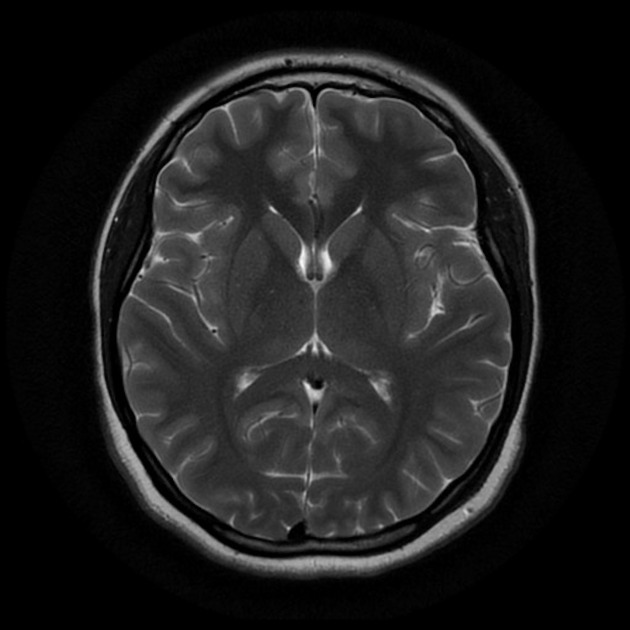
#> input picture data/brain_tumor_dataset/no/1 no.jpeg, 630 x 630 px
$ python -i image_features.py   (imports and definitions only)   (older library calls are emulated)
#> lines starting #> are read from the running program, lines starting #| are printed output that depends on the picture
#> further down, picture is the input picture: shape (630, 630, 3); min 0, max 248, mean 29.7
import numpy as np
from skimage import io, color, img_as_ubyte
from skimage.filters import gaussian, sobel, prewitt, gabor
from skimage.filters.rank import entropy as entropy_filter
from skimage.morphology import disk
from skimage.feature import greycomatrix, greycoprops


def _glcm_features_matrix(img, name_prefix):
    """Compute GLCM features for one 2D greyscale image."""
    img_uint8 = img_as_ubyte(img)

    distances = [1]
    angles = [0, np.pi / 4, np.pi / 2, 3 * np.pi / 4]
    glcm = greycomatrix(
        img_uint8,
        distances=distances,
        angles=angles,
        levels=256,
        symmetric=True,
        normed=True,
    )

    props = ["contrast", "dissimilarity", "homogeneity", "ASM", "energy", "correlation"]
    feats = {}

    for prop in props:
        vals = greycoprops(glcm, prop)[0]  # shape (1, n_angles) -> (n_angles,)
        for i, angle in enumerate(["0", "45", "90", "135"]):
            feats[f"{name_prefix}_glcm_{prop}_{angle}"] = float(vals[i])

    return feats


def compute_image_features_from_array(img_array):
    """
    Input: img_array: 2D or 3D numpy array
    Output: dict {feature_name: value}
    This **must** match your Silver-layer feature logic and naming.
    """

    # Convert to grayscale float [0,1]
    if img_array.ndim == 3:
        gray = color.rgb2gray(img_array)
    else:
        gray = img_array.astype(np.float32)
        if gray.max() > 1.0:
            gray = gray / 255.0

    features = {}

    # ------------------------------------------------------------------
    # REPLACE / EXTEND THIS BLOCK TO MATCH YOUR SILVER LOGIC EXACTLY.
    # Copy the filters+GLCM you used in src/extract_features.py.
    # ------------------------------------------------------------------

    # 1) Entropy (rank filter needs uint8 + structuring element)
    gray_u8 = img_as_ubyte(gray)
    ent = entropy_filter(gray_u8, disk(3))
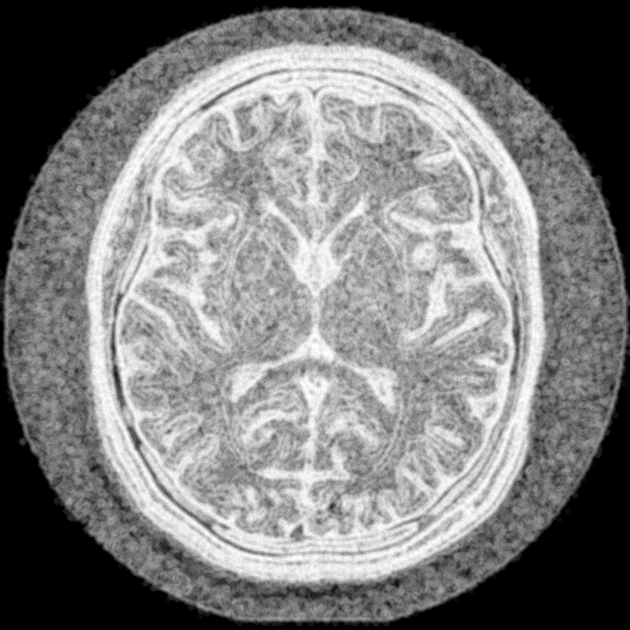
#> ent: shape (630, 630) float64; min 0, max 4.86, mean 2.4; drawn with min black and max white
    features["entropy_mean"] = float(np.mean(ent))
    features["entropy_std"] = float(np.std(ent))

    # 2) Gaussian
    gau = gaussian(gray, sigma=1)
    features["gaussian_mean"] = float(np.mean(gau))
    features["gaussian_std"] = float(np.std(gau))

    # 3) Sobel
    sob = sobel(gray)
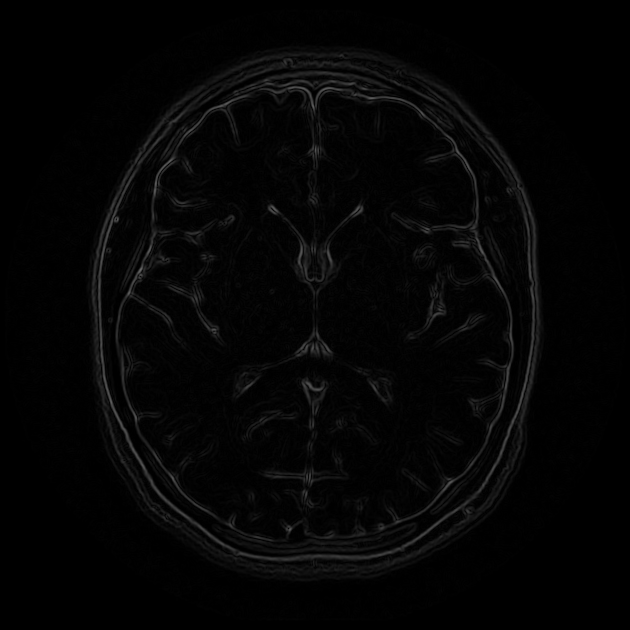
#> sob: shape (630, 630) float64; min 0, max 0.401, mean 0.0194
    features["sobel_mean"] = float(np.mean(sob))
    features["sobel_std"] = float(np.std(sob))

    # 4) Prewitt
    pre = prewitt(gray)
    features["prewitt_mean"] = float(np.mean(pre))
    features["prewitt_std"] = float(np.std(pre))

    # 5) Gabor (magnitude only)
    gab_real, gab_imag = gabor(gray, frequency=0.2)
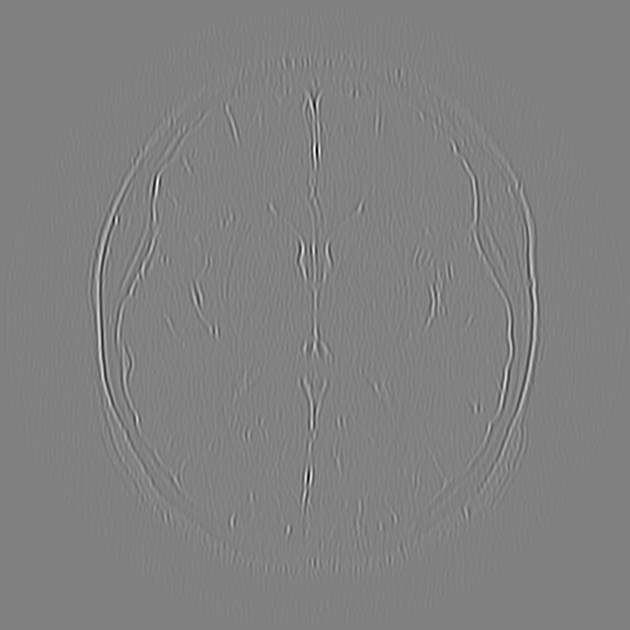
#> gab_real: shape (630, 630) float64; min -0.0677, max 0.0662, mean 0.000167; drawn with min black and max white
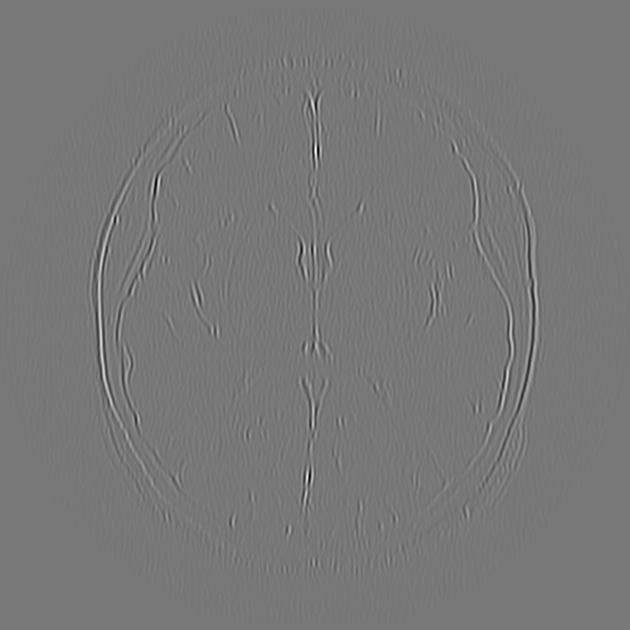
#> gab_imag: shape (630, 630) float64; min -0.0661, max 0.0743, mean -7.29e-08; drawn with min black and max white
    gab_mag = np.sqrt(gab_real ** 2 + gab_imag ** 2)
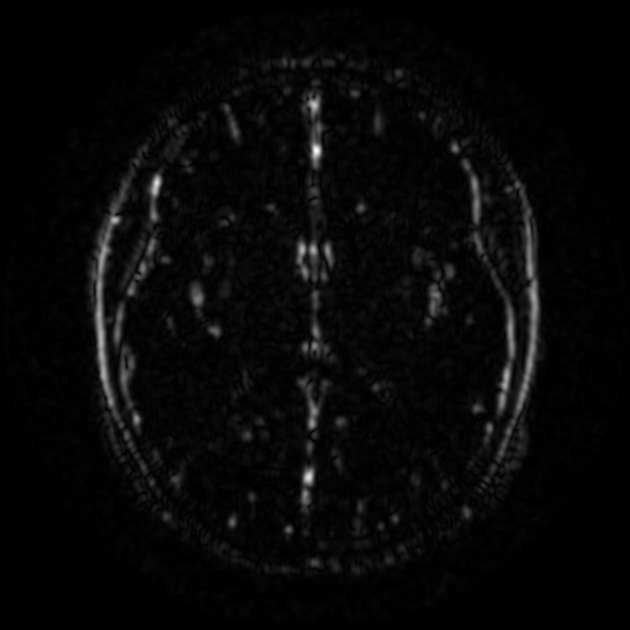
#> gab_mag: shape (630, 630) float64; min 0, max 0.0776, mean 0.00241; drawn with min black and max white
    features["gabor_mean"] = float(np.mean(gab_mag))
    features["gabor_std"] = float(np.std(gab_mag))

    # GLCM features on base gray
    features.update(_glcm_features_matrix(gray, "gray"))
#> the loop in _glcm_features_matrix, `for prop in props:` made 6 passes
#> vals on passes 1 to 6: [39.04, 66.19, 30.37, 65.89], [2.6, 3.51, 2.46, 3.52], [0.557, 0.498, 0.554, 0.499], [0.0638, 0.0605, 0.0638, 0.0605], [0.253, 0.246, 0.253, 0.246], [0.985, 0.975, 0.989, 0.975]
#> after the loop in _glcm_features_matrix, `for prop in props:`: feats = 24 items

    # ------------------------------------------------------------------
    # END OF TEMPLATE. Ensure the resulting feature names (keys) match
    # the columns in your Silver parquet exactly.
    # ------------------------------------------------------------------

    return features

>>> import cv2
>>> picture = cv2.cvtColor(cv2.imread('../data/brain_tumor_dataset/no/1 no.jpeg'), cv2.COLOR_BGR2RGB)
>>> result = compute_image_features_from_array(picture)
#> result = 34 items

$ run again, on data/brain_tumor_dataset/no/10 no.jpg
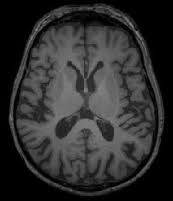
#> input picture data/brain_tumor_dataset/no/10 no.jpg, 173 x 201 px
#> picture is the input picture: shape (201, 173, 3); min 0, max 139, mean 46.7
#> in compute_image_features_from_array, `gab_real, gab_imag = gabor(gray, frequency=0.2)`:
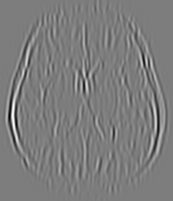
#> gab_imag: shape (201, 173) float64; min -0.047, max 0.0489, mean -4.37e-07; drawn with min black and max white
#> in compute_image_features_from_array, `gab_mag = np.sqrt(gab_real ** 2 + gab_imag ** 2)`:
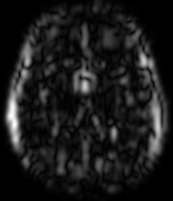
#> gab_mag: shape (201, 173) float64; min 0, max 0.0514, mean 0.00543; drawn with min black and max white
#> the loop in _glcm_features_matrix, `for prop in props:` made 6 passes
#> vals on passes 1 to 6: [109.9, 168.5, 79.13, 167.9], [5.91, 7.68, 5.11, 7.65], [0.392, 0.351, 0.412, 0.35], [0.0562, 0.0518, 0.0574, 0.0515], [0.237, 0.228, 0.24, 0.227], [0.966, 0.948, 0.976, 0.948]
#> after the loop in _glcm_features_matrix, `for prop in props:`: feats = 24 items
#> result = 34 items
